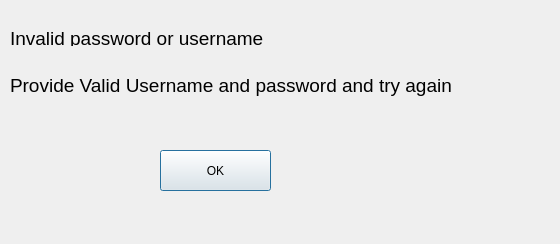
<?xml version="1.0" encoding="UTF-8"?>
<ui version="4.0">
 <class>Dialog</class>
 <widget class="QDialog" name="Dialog">
  <property name="geometry">
   <rect>
    <x>0</x>
    <y>0</y>
    <width>560</width>
    <height>244</height>
   </rect>
  </property>
  <property name="windowTitle">
   <string>Invalid password or username</string>
  </property>
  <widget class="QLabel" name="label">
   <property name="geometry">
    <rect>
     <x>10</x>
     <y>30</y>
     <width>301</width>
     <height>16</height>
    </rect>
   </property>
   <property name="font">
    <font>
     <pointsize>14</pointsize>
    </font>
   </property>
   <property name="text">
    <string>Invalid password or username</string>
   </property>
  </widget>
  <widget class="QLabel" name="label_2">
   <property name="geometry">
    <rect>
     <x>10</x>
     <y>70</y>
     <width>511</width>
     <height>31</height>
    </rect>
   </property>
   <property name="font">
    <font>
     <pointsize>14</pointsize>
    </font>
   </property>
   <property name="text">
    <string>Provide Valid Username and password and try again</string>
   </property>
  </widget>
  <widget class="QPushButton" name="ok_button">
   <property name="geometry">
    <rect>
     <x>160</x>
     <y>150</y>
     <width>111</width>
     <height>41</height>
    </rect>
   </property>
   <property name="text">
    <string>OK</string>
   </property>
  </widget>
 </widget>
 <resources/>
 <connections/>
</ui>
